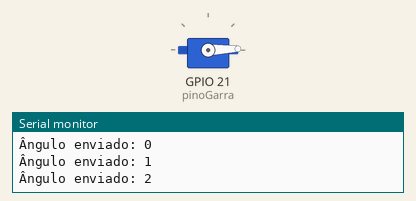
The sketch below on a simulated ESP32. On the bench: servo, the last lines printed to the serial monitor.

Above: at 3.05 s.
At 3.7 s:
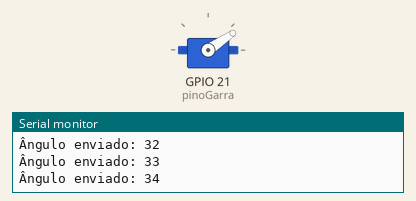
At 4.35 s:
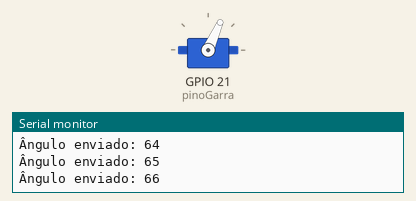
At 6.6 s:
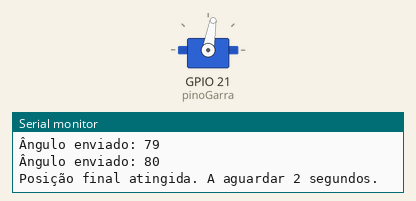
Timing chart, 0 to 12.4 s (numbered marks = the images above):
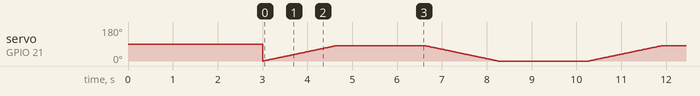

The sketch:

garra_codigo_teste.ino
```cpp
/*
 * =================================================================================
 * CÓDIGO DE TESTE ESPECÍFICO PARA A GARRA (VERSÃO DE DIAGNÓSTICO)
 * =================================================================================
 * Autor: Gemini AI
 * Versão: 1.1
 *
 * Descrição:
 * Esta versão de diagnóstico serve para identificar problemas com o servo da garra.
 * Em vez de saltar entre as posições, o código faz um movimento de "varrimento"
 * suave, grau a grau, de totalmente aberto para totalmente fechado.
 *
 * Se o servo se mover um pouco e depois parar, tremer ou reiniciar o ESP32,
 * o problema é quase de certeza a ALIMENTAÇÃO. Servos consomem muita energia
 * e a porta USB do computador geralmente não é suficiente.
 *
 * >> SOLUÇÃO: Use uma fonte de alimentação EXTERNA de 5V para alimentar os seus servos. <<
 * - Ligue o pino VCC (vermelho) do servo aos 5V da fonte externa.
 * - Ligue o pino GND (preto/castanho) do servo ao GND da fonte externa E ao GND do ESP32.
 * - Ligue o pino de SINAL (laranja/amarelo) ao pino 15 do ESP32.
 *
 * Como usar:
 * 1. Carregue este código no seu ESP32.
 * 2. Abra o Monitor Serial (velocidade 115200).
 * 3. Observe o movimento da garra e as mensagens no monitor.
 * =================================================================================
*/

// --- BIBLIOTECAS ---
#include <ESP32Servo.h>

// --- PINOS DE CONEXÃO ---
// Certifique-se de que este é o pino correto para o servo da sua garra.
const int pinoGarra = 21;

// --- OBJETO DO SERVO ---
Servo servoGarra;

// --- PARÂMETROS DE TESTE (AJUSTE AQUI) ---
const int ANGULO_ABERTO = 0;    // Ângulo que representa a garra totalmente aberta
const int ANGULO_FECHADO = 80;  // Ângulo que representa a garra totalmente fechada
const int VELOCIDADE_SWEEP = 20; // Delay em ms entre cada grau. Valores maiores = movimento mais lento.

void setup() {
  Serial.begin(115200);
  Serial.println("\n\n=== INICIANDO TESTE DA GARRA (v1.1 - Diagnóstico) ===");

  // Anexa o servo da garra ao pino correspondente
  servoGarra.attach(pinoGarra, 500, 2400);

  Serial.println("O teste começará em 3 segundos...");
  delay(3000);
}

void loop() {
  // --- ETAPA 1: FECHAR A GARRA (MOVIMENTO DE VARRIMENTO) ---
  Serial.println("Movendo do ângulo aberto para o fechado...");

  for (int pos = ANGULO_ABERTO; pos <= ANGULO_FECHADO; pos++) {
    servoGarra.write(pos); // Envia o ângulo atual para o servo
    Serial.print("Ângulo enviado: ");
    Serial.println(pos);
    delay(VELOCIDADE_SWEEP); // Pequena pausa para criar um movimento suave
  }

  Serial.println("Posição final atingida. A aguardar 2 segundos.");
  delay(2000);


  // --- ETAPA 2: ABRIR A GARRA (MOVIMENTO DE VARRIMENTO) ---
  Serial.println("Movendo do ângulo fechado para o aberto...");

  for (int pos = ANGULO_FECHADO; pos >= ANGULO_ABERTO; pos--) {
    servoGarra.write(pos); // Envia o ângulo atual para o servo
    Serial.print("Ângulo enviado: ");
    Serial.println(pos);
    delay(VELOCIDADE_SWEEP); // Pequena pausa para criar um movimento suave
  }

  Serial.println("Posição inicial atingida. A aguardar 2 segundos.");
  delay(2000);
}
```
